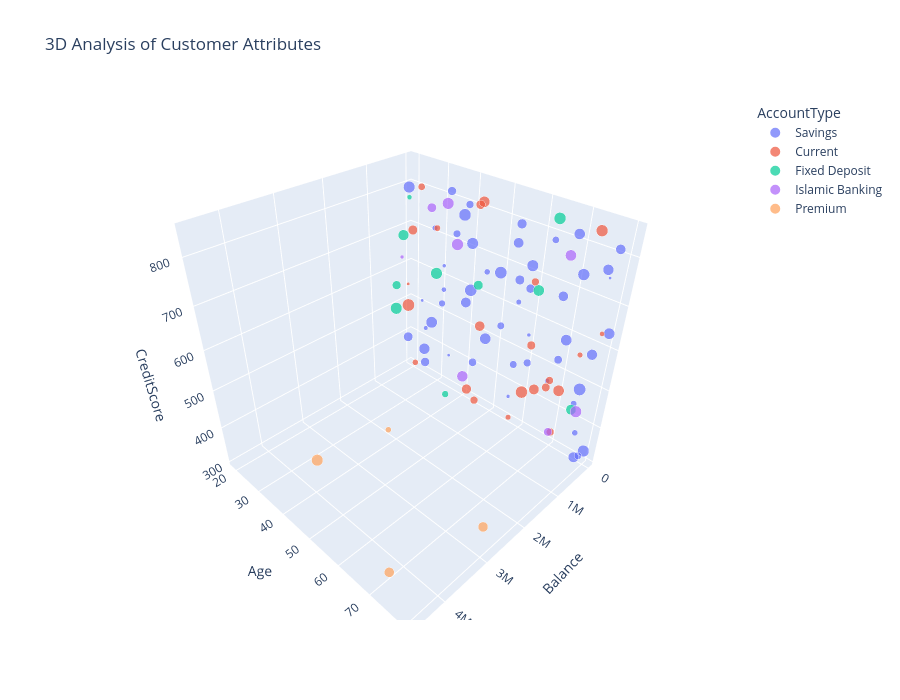

Notebook code cell kept with this figure:
### Markdown cell above
## 5. Multivariate Analysis <a id="multivariate-analysis"></a>

Analyzing relationships between multiple variables to uncover complex patterns.

### Code cell
# Pairplot for key numerical variables
sns.set(style="ticks")
key_vars = ['Age', 'Balance', 'CreditScore', 'NumTransactions30Days', 'CustomerSince']
g = sns.pairplot(bank_data[key_vars + ['Gender']], hue='Gender', 
                 diag_kind='kde', plot_kws={'alpha': 0.6}, height=2.5)
g.fig.suptitle('Multivariate Relationships - BANK ALFALAH Customer Data', 
               y=1.02, fontsize=16)
plt.tight_layout()
plt.show()

# 3D scatter plot for Balance, Age, and Credit Score by Account Type
fig = px.scatter_3d(bank_data, x='Balance', y='Age', z='CreditScore',
                   color='AccountType', size='NumTransactions30Days',
                   hover_data=['CustomerID', 'CustomerName'],
                   opacity=0.7, title='3D Analysis of Customer Attributes')
fig.update_layout(height=700, width=900)
fig.show()

# ANOVA: Effect of Education and Employment on Balance
import statsmodels.api as sm
from statsmodels.formula.api import ols

# Fit the model
model = ols('Balance ~ C(EducationLevel) + C(EmploymentStatus) + C(EducationLevel):C(EmploymentStatus)', 
            data=bank_data).fit()
anova_table = sm.stats.anova_lm(model, typ=2)
print("ANOVA Results - Effects on Balance:")
print(anova_table)

# Interaction plots
plt.figure(figsize=(14, 8))
for i, emp in enumerate(bank_data['EmploymentStatus'].unique()):
    subset = bank_data[bank_data['EmploymentStatus'] == emp]
    means = subset.groupby('EducationLevel')['Balance'].mean()
    plt.plot(means.index, means.values, 'o-', label=emp, linewidth=2, markersize=8)

plt.title('Interaction Effect: Education Level & Employment Status on Balance', fontsize=16)
plt.xlabel('Education Level', fontsize=12)
plt.ylabel('Average Balance (PKR)', fontsize=12)
plt.grid(True, linestyle='--', alpha=0.7)
plt.legend(title='Employment Status', fontsize=10)
plt.xticks(rotation=45)
plt.tight_layout()
plt.show()

### Figure 1 — Plotly figure (JSON) as saved in the notebook; plotly's stock layout.template omitted (floating-point values rounded to 4 significant figures)
{"data": [{"customdata": [["ALFCUST00001", "Nadia Butt"], ["ALFCUST00002", "Fatima Hassan"], ["ALFCUST00004", "Maryam Ali"], ["ALFCUST00005", "Zubair Ali"], ["ALFCUST00008", "Zubair Aslam"], ["ALFCUST00009", "Nadia Siddiqui"], ["ALFCUST00011", "Ayesha Hassan"], ["ALFCUST00012", "Amir Raza"], ["ALFCUST00013", "Zainab Ahmed"], ["ALFCUST00014", "Muhammad Shah"], ["ALFCUST00016", "Bilal Mahmood"], ["ALFCUST00019", "Sana Akbar"], ["ALFCUST00021", "Zubair Raza"], ["ALFCUST00023", "Hassan Iqbal"], ["ALFCUST00024", "Sara Mahmood"], ["ALFCUST00026", "Fatima Ahmed"], ["ALFCUST00027", "Kamran Siddiqui"], ["ALFCUST00028", "Bilal Sheikh"], ["ALFCUST00029", "Ahmed Aslam"], ["ALFCUST00031", "Bilal Raza"], ["ALFCUST00035", "Faisal Ali"], ["ALFCUST00036", "Ayesha Mahmood"], ["ALFCUST00040", "Fatima Sheikh"], ["ALFCUST00041", "Ahmed Ahmed"], ["ALFCUST00042", "Ayesha Butt"], ["ALFCUST00044", "Muhammad Hassan"], ["ALFCUST00046", "Ali Aslam"], ["ALFCUST00050", "Amir Ali"], ["ALFCUST00053", "Hira Shah"], ["ALFCUST00054", "Amina Siddiqui"], ["ALFCUST00057", "Faisal Aslam"], ["ALFCUST00058", "Kamran Siddiqui"], ["ALFCUST00061", "Hassan Hassan"], ["ALFCUST00062", "Imran Ahmed"], ["ALFCUST00063", "Fatima Khan"], ["ALFCUST00066", "Imran Khan"], ["ALFCUST00069", "Ali Butt"], ["ALFCUST00070", "Muhammad Shah"], ["ALFCUST00071", "Fatima Ahmed"], ["ALFCUST00078", "Zainab Mahmood"], ["ALFCUST00080", "Hassan Ahmed"], ["ALFCUST00081", "Aisha Qureshi"], ["ALFCUST00082", "Aisha Siddiqui"], ["ALFCUST00083", "Maryam Shah"], ["ALFCUST00084", "Muhammad Iqbal"], ["ALFCUST00085", "Hassan Khan"], ["ALFCUST00087", "Fatima Mahmood"], ["ALFCUST00088", "Hassan Hassan"], ["ALFCUST00091", "Amir Siddiqui"], ["ALFCUST00094", "Ali Sheikh"], ["ALFCUST00097", "Sara Shah"], ["ALFCUST00098", "Ahmed Ahmed"]], "hovertemplate": "AccountType=Savings<br>Balance=%{x}<br>Age=%{y}<br>CreditScore=%{z}<br>NumTransactions30Days=%{marker.size}<br>CustomerID=%{customdata[0]}<br>CustomerName=%{customdata[1]}<extra></extra>", "legendgroup": "Savings", "marker": {"color": "#636efa", "opacity": 0.7, "size": [6, 24, 3, 3, 30, 18, 11, 21, 6, 26, 25, 29, 12, 17, 27, 25, 19, 27, 7, 30, 2, 12, 30, 27, 16, 23, 5, 11, 28, 14, 21, 20, 4, 3, 2, 24, 8, 16, 13, 2, 22, 24, 10, 11, 9, 15, 5, 11, 20, 27, 7, 25], "sizemode": "area", "sizeref": 0.075, "symbol": "circle"}, "mode": "markers", "name": "Savings", "scene": "scene", "showlegend": true, "type": "scatter3d", "x": [33870.0, 24970.0, 62630.0, 35610.0, 53560.0, 80400.0, 74920.0, 67590.0, 31960.0, 68070.0, 13870.0, 34490.0, 19000.0, 98470.0, 63070.0, 48260.0, 89180.0, 59690.0, 73240.0, 42970.0, 86740.0, 89120.0, 71110.0, 49130.0, 57950.0, 16530.0, 49140.0, 76750.0, 89740.0, 45540.0, 20120.0, 86840.0, 84790.0, 31340.0, 78880.0, 46790.0, 36910.0, 89840.0, 12650.0, 49260.0, 84120.0, 42000.0, 78130.0, 94880.0, 6856.0, 88660.0, 50310.0, 94560.0, 89710.0, 74790.0, 51380.0, 30930.0], "y": [56, 69, 32, 60, 38, 56, 36, 40, 28, 28, 70, 41, 39, 19, 41, 47, 55, 19, 77, 50, 78, 61, 76, 80, 59, 77, 32, 79, 72, 69, 54, 68, 26, 56, 35, 77, 75, 26, 43, 24, 78, 25, 64, 52, 31, 34, 67, 57, 79, 59, 46, 80], "z": [624, 815, 635, 557, 774, 679, 726, 567, 716, 467, 584, 601, 798, 389, 717, 495, 800, 792, 374, 675, 756, 491, 489, 336, 668, 578, 572, 318, 744, 532, 754, 683, 443, 368, 398, 768, 443, 338, 408, 514, 308, 373, 791, 552, 529, 818, 467, 469, 816, 721, 664, 641]}, {"customdata": [["ALFCUST00003", "Zainab Siddiqui"], ["ALFCUST00010", "Nadia Siddiqui"], ["ALFCUST00018", "Ali Siddiqui"], ["ALFCUST00020", "Maryam Raza"], ["ALFCUST00022", "Ahmed Iqbal"], ["ALFCUST00025", "Zubair Mahmood"], ["ALFCUST00032", "Hassan Shah"], ["ALFCUST00033", "Kamran Shah"], ["ALFCUST00034", "Hira Akbar"], ["ALFCUST00043", "Kamran Hassan"], ["ALFCUST00048", "Ali Mahmood"], ["ALFCUST00051", "Zainab Raza"], ["ALFCUST00052", "Bilal Malik"], ["ALFCUST00059", "Ayesha Sheikh"], ["ALFCUST00064", "Nadia Raza"], ["ALFCUST00065", "Imran Akbar"], ["ALFCUST00068", "Muhammad Hassan"], ["ALFCUST00073", "Zubair Iqbal"], ["ALFCUST00074", "Zainab Hassan"], ["ALFCUST00075", "Sara Ali"], ["ALFCUST00076", "Nadia Akbar"], ["ALFCUST00079", "Aisha Hassan"], ["ALFCUST00092", "Bilal Malik"], ["ALFCUST00093", "Maryam Hassan"], ["ALFCUST00100", "Aisha Sheikh"]], "hovertemplate": "AccountType=Current<br>Balance=%{x}<br>Age=%{y}<br>CreditScore=%{z}<br>NumTransactions30Days=%{marker.size}<br>CustomerID=%{customdata[0]}<br>CustomerName=%{customdata[1]}<extra></extra>", "legendgroup": "Current", "marker": {"color": "#EF553B", "opacity": 0.7, "size": [12, 28, 6, 2, 12, 29, 8, 6, 0, 24, 5, 12, 12, 10, 18, 19, 14, 30, 0, 20, 21, 15, 7, 25, 17], "sizemode": "area", "sizeref": 0.075, "symbol": "circle"}, "mode": "markers", "name": "Current", "scene": "scene", "showlegend": true, "type": "scatter3d", "x": [161400.0, 192800.0, 62280.0, 165200.0, 28320.0, 158300.0, 46560.0, 143800.0, 180700.0, 185100.0, 120600.0, 99660.0, 166700.0, 101000.0, 107200.0, 63060.0, 62210.0, 88950.0, 47500.0, 58510.0, 94680.0, 31210.0, 170400.0, 116900.0, 89990.0], "y": [46, 75, 57, 20, 70, 61, 29, 75, 39, 45, 79, 68, 61, 24, 21, 42, 67, 19, 37, 45, 64, 61, 23, 71, 43], "z": [315, 844, 311, 552, 334, 414, 719, 576, 693, 824, 641, 476, 695, 805, 695, 324, 450, 485, 697, 522, 432, 534, 328, 464, 810]}, {"customdata": [["ALFCUST00006", "Imran Aslam"], ["ALFCUST00015", "Hassan Ali"], ["ALFCUST00017", "Aisha Akbar"], ["ALFCUST00038", "Hira Butt"], ["ALFCUST00045", "Nadia Ahmed"], ["ALFCUST00049", "Sara Mahmood"], ["ALFCUST00056", "Sara Mahmood"], ["ALFCUST00060", "Hira Sheikh"], ["ALFCUST00077", "Zainab Hassan"], ["ALFCUST00089", "Faisal Hassan"], ["ALFCUST00090", "Sara Sheikh"]], "hovertemplate": "AccountType=Fixed Deposit<br>Balance=%{x}<br>Age=%{y}<br>CreditScore=%{z}<br>NumTransactions30Days=%{marker.size}<br>CustomerID=%{customdata[0]}<br>CustomerName=%{customdata[1]}<extra></extra>", "legendgroup": "Fixed Deposit", "marker": {"color": "#00cc96", "opacity": 0.7, "size": [5, 9, 18, 29, 0, 25, 15, 27, 21, 23, 27], "sizemode": "area", "sizeref": 0.075, "symbol": "circle"}, "mode": "markers", "name": "Fixed Deposit", "scene": "scene", "showlegend": true, "type": "scatter3d", "x": [497600.0, 657300.0, 956800.0, 297000.0, 220000.0, 385600.0, 501300.0, 776600.0, 397800.0, 368800.0, 451000.0], "y": [25, 41, 53, 66, 33, 64, 20, 38, 77, 21, 19], "z": [796, 342, 696, 847, 516, 696, 564, 666, 462, 692, 493]}, {"customdata": [["ALFCUST00007", "Sara Raza"], ["ALFCUST00030", "Zubair Raza"], ["ALFCUST00039", "Ahmed Akbar"], ["ALFCUST00067", "Ali Aslam"], ["ALFCUST00072", "Hira Hassan"], ["ALFCUST00095", "Sara Ahmed"], ["ALFCUST00096", "Muhammad Iqbal"], ["ALFCUST00099", "Imran Ali"]], "hovertemplate": "AccountType=Islamic Banking<br>Balance=%{x}<br>Age=%{y}<br>CreditScore=%{z}<br>NumTransactions30Days=%{marker.size}<br>CustomerID=%{customdata[0]}<br>CustomerName=%{customdata[1]}<extra></extra>", "legendgroup": "Islamic Banking", "marker": {"color": "#ab63fa", "opacity": 0.7, "size": [27, 28, 24, 17, 14, 3, 25, 27], "sizemode": "area", "sizeref": 0.075, "symbol": "circle"}, "mode": "markers", "name": "Islamic Banking", "scene": "scene", "showlegend": true, "type": "scatter3d", "x": [354000.0, 222800.0, 411800.0, 371100.0, 117900.0, 409900.0, 454000.0, 268500.0], "y": [78, 38, 44, 31, 70, 21, 71, 35], "z": [459, 712, 395, 783, 341, 638, 795, 799]}, {"customdata": [["ALFCUST00037", "Bilal Raza"], ["ALFCUST00047", "Zainab Shah"], ["ALFCUST00055", "Faisal Butt"], ["ALFCUST00086", "Sana Aslam"]], "hovertemplate": "AccountType=Premium<br>Balance=%{x}<br>Age=%{y}<br>CreditScore=%{z}<br>NumTransactions30Days=%{marker.size}<br>CustomerID=%{customdata[0]}<br>CustomerName=%{customdata[1]}<extra></extra>", "legendgroup": "Premium", "marker": {"color": "#FFA15A", "opacity": 0.7, "size": [27, 20, 20, 7], "sizemode": "area", "sizeref": 0.075, "symbol": "circle"}, "mode": "markers", "name": "Premium", "scene": "scene", "showlegend": true, "type": "scatter3d", "x": [4003000.0, 2890000.0, 4581000.0, 3091000.0], "y": [42, 79, 74, 53], "z": [398, 361, 375, 473]}], "layout": {"height": 700, "legend": {"itemsizing": "constant", "title": {"text": "AccountType"}, "tracegroupgap": 0}, "scene": {"domain": {"x": [0, 1], "y": [0, 1]}, "xaxis": {"title": {"text": "Balance"}}, "yaxis": {"title": {"text": "Age"}}, "zaxis": {"title": {"text": "CreditScore"}}}, "title": {"text": "3D Analysis of Customer Attributes"}, "width": 900}}
